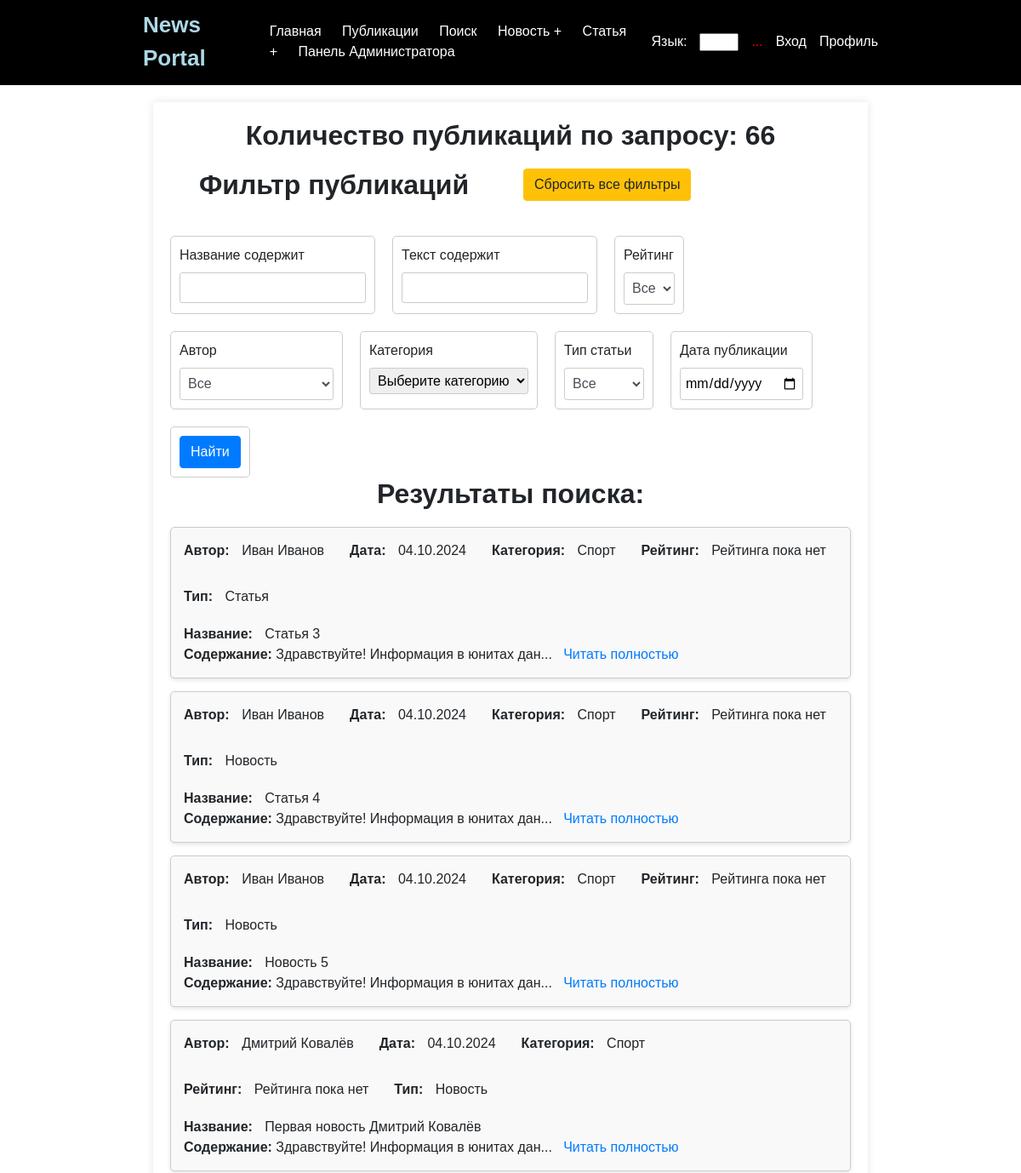
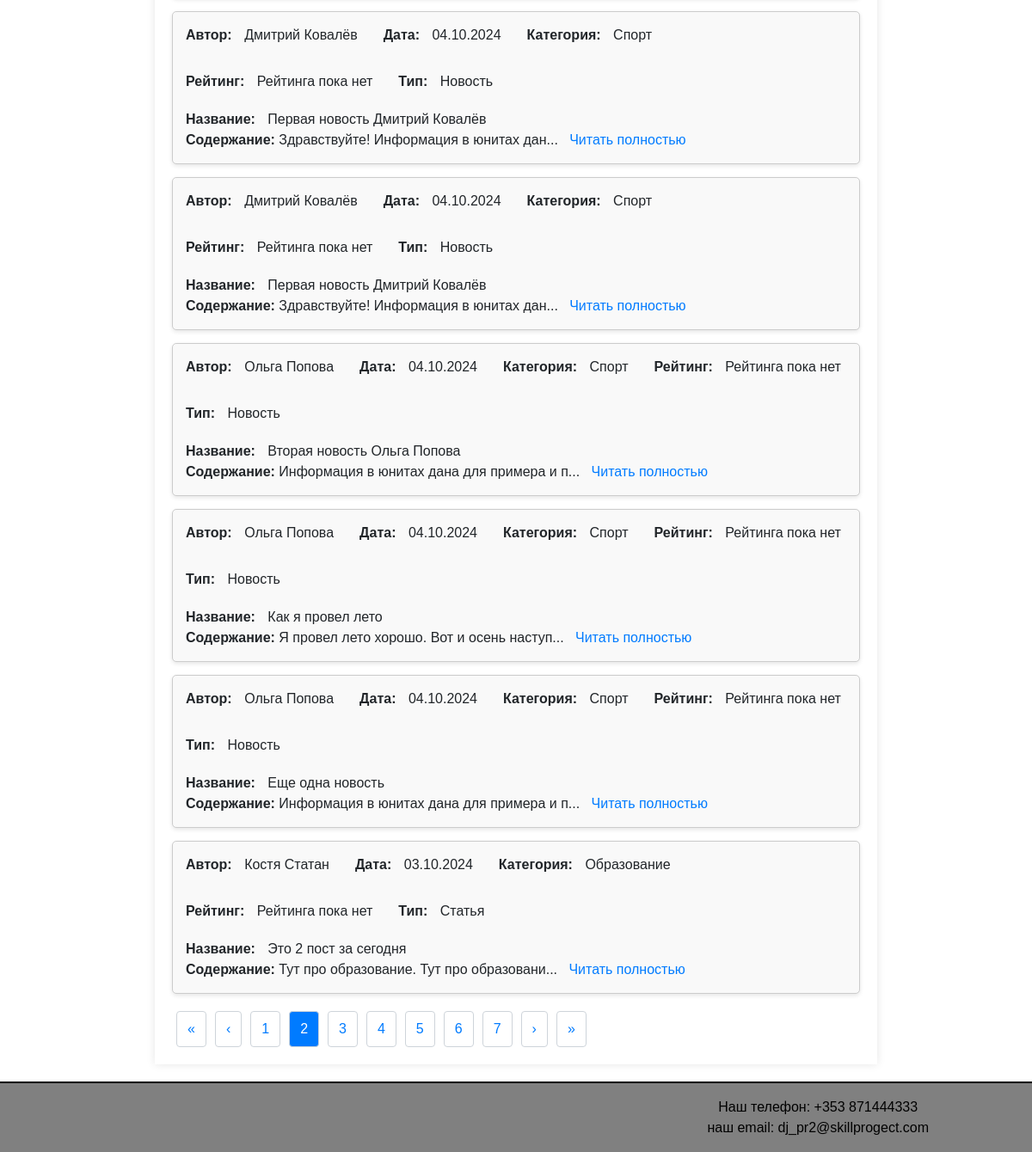
/news/search/?&page=2, run on the app's committed database (2 pictures, top to bottom).
### news/models.py (models this page shows, shortened)
class Article(models.Model):
    title = models.CharField(max_length=200)
    content = models.TextField()
    publication_date = models.DateField()
    author_profile = models.ForeignKey(Profile, on_delete=models.CASCADE, default=9)
    article_type = models.BooleanField(default=False)
    category = models.ForeignKey(Category, on_delete=models.SET_NULL, null=True, blank=True)
    rating = models.ForeignKey(Rating, on_delete=models.SET_NULL, null=True, blank=True)

class Profile(models.Model):
    user = models.OneToOneField(User, on_delete=models.CASCADE)

class Category(models.Model):
    name = models.CharField(max_length=25, unique=False, verbose_name='Name of category')
    subscribers = models.ManyToManyField(User, related_name='categories', blank=True)
    class Meta:
        verbose_name = "Категория"
        verbose_name_plural = "Категории"

### news/views.py (the view)
# urls.py: path('news/search/', ArticleSearchView.as_view(), name='article_search'),
class ArticleSearchView(BaseArticleView):
    template_name = 'news/article_search.html'
    paginate_by = 10
    def get(self, request):
        queryset = Article.objects.all().order_by('-publication_date')
        article_type_filter = request.GET.get('article_type')
        if article_type_filter == '1':
            queryset = queryset.filter(article_type=False)  # Статья
        elif article_type_filter == '0':
            queryset = queryset.filter(article_type=True)  # Новость
        author_filter = request.GET.get('author_profile')
        if author_filter:
            queryset = queryset.filter(author_profile__user__id=author_filter)
        rating_filter = request.GET.get('type')
        if rating_filter:
            queryset = queryset.filter(rating__value=rating_filter)
        content_filter = request.GET.get('content')
        if content_filter:
            queryset = queryset.filter(content__icontains=content_filter)
        category_filter = request.GET.get('category')
        if category_filter:
            queryset = queryset.filter(category__id=category_filter)
        filterset = ArticleFilter(request.GET, queryset=queryset)
        queryset = filterset.qs
        paginator = Paginator(queryset, self.paginate_by)
        page_number = request.GET.get('page')
        try:
            page_obj = paginator.get_page(page_number)
        except PageNotAnInteger:
            page_obj = paginator.get_page(1)
        except EmptyPage:
            page_obj = paginator.get_page(paginator.num_pages)
        authors_group = Group.objects.get(name="authors")
        authors = User.objects.filter(groups=authors_group)
        categories = Category.objects.all()
        ratings = Rating.objects.all()
        return render(request, self.template_name, {
            'filterset': filterset,
            'page_obj': page_obj,
            'filter_params': request.GET.urlencode(),
            'authors': authors,
            'ratings': ratings,
            'categories': categories,
        })

### news/templates/news/article_search.html (shortened to what this page needs)
{% extends 'news/default.html' %}
{% load i18n %}
{% load static %}
{% block content %}
    <link rel="stylesheet" href="{% static 'css/styles.css' %}">
   <h2>
       Количество публикаций по запросу:
       {% if page_obj %}
           {{ filterset.qs.count|default:0 }}
       {% else %}
           0
       {% endif %}
   </h2>
    <div class="row">
        <h2 class="col-md-6">Фильтр публикаций</h2>
        <div class="col-md-6 text-end">
            <a href="{% url 'article_search' %}" class="btn btn-warning btn-reset">Сбросить все фильтры</a>
        </div>
    </div>
    <form method="get" class="filter-form">
        <div class="filter-container">
            <div class="filter-block title-filter">
                <label for="id_title">Название содержит</label>
                <div class="input-container">
                    {{ filterset.form.title }}
                </div>
            </div>
            <div class="filter-block content-filter">
                <label for="id_content">Текст содержит</label>
                <div class="input-container">
                    {{ filterset.form.content }}
                </div>
            </div>
            <div class="filter-block rating-filter">
                <label for="id_type">Рейтинг</label>
                <div class="input-container">
                    <select name="type" class="form-control">
                        <option value="">Все</option>
                    </select>
                </div>
            </div>
            <div class="filter-block author-filter">
                <label for="id_author">Автор</label>
                <div class="input-container">
                    <select name="author_profile" id="id_author" class="form-control">
                        <option value="">Все</option>
                    </select>
                </div>
            </div>
            <div class="filter-block category-filter">
                <label for="id_category">Категория</label>
                <div class="input-container">
                    <select name="category" id="id_category">
                        <option value="">Выберите категорию</option>
                    </select>
                </div>
            </div>
            <div class="filter-block type-filter">
                <label for="id_type">Тип статьи</label>
                <div class="input-container">
                    <select name="article_type" class="form-control">
                        <option value="">Все</option>
                    </select>
                </div>
            </div>
            <div class="filter-block date-filter">
                <label for="id_publication_date">Дата публикации</label>
                <div class="input-container">
                    {{ filterset.form.publication_date }}
                </div>
            </div>
            <div class="filter-block find-button">
                <button type="submit" class="btn btn-primary">Найти</button>
            </div>
        </div>
    </form>
    <div class="search-results">
        {% if page_obj %}
            <h2>Результаты поиска:</h2>
        <ul class="result-list">
            {% for article in page_obj %}
                <li class="result-item">
                    <div class="result-details">
                        <div><strong class="label">Автор:</strong> <span class="author">{{ article.author_profile.user.first_name }} {{ article.author_profile.user.last_name }}</span></div>
                        <div><strong class="label">Дата:</strong> <span class="date">{{ article.publication_date|date:"d.m.Y" }}</span></div>
                        <div><strong class="label">Категория:</strong> <span class="category">{{ article.category.name }}</span></div>
                        <div><strong class="label">Рейтинг:</strong> <span class="title">{{ article.rating.value|default:"Рейтинга пока нет" }}</span></div>
                        <div><strong class="label">Тип:</strong>
                            <span class="title">{{ article.article_type|yesno:"Новость,Статья" }}</span>
                        </div>
                    </div>
                    <div class="result-content">
                        <div><strong class="label">Название:</strong> <span class="title">{{ article.title }}</span></div>
                        <span><strong>Содержание:</strong> {{ article.content|slice:":40" }}...&nbsp;&nbsp;&nbsp;<a href="{% url 'article_detail' article.id %}">Читать полностью</a></span>
                    </div>
                </li>
            {% empty %}
                <p>Нет результатов.</p>
            {% endfor %}
        </ul>
            {% if page_obj.has_other_pages %}
                <div class="pagination">
                    {% if page_obj.has_previous %}
                        <a href="?{{ filter_params }}&page=1" title="Первая страница">«</a>
                        <a href="?{{ filter_params }}&page={{ page_obj.previous_page_number }}" title="Предыдущая страница">‹</a>
                    {% else %}
                        <span class="disabled">«</span>
                        <span class="disabled">‹</span>
                    {% endif %}
                    {% for num in page_obj.paginator.page_range %}
                        {% if page_obj.number == num %}
                            <span class="current">{{ num }}</span>
                        {% else %}
                            <a href="?{{ filter_params }}&page={{ num }}">{{ num }}</a>
                        {% endif %}
                    {% endfor %}
                    {% if page_obj.has_next %}
                        <a href="?{{ filter_params }}&page={{ page_obj.next_page_number }}" title="Следующая страница">›</a>
                        <a href="?{{ filter_params }}&page={{ page_obj.paginator.num_pages }}" title="Последняя страница">»</a>
                    {% else %}
                        <span class="disabled">›</span>
                        <span class="disabled">»</span>
                    {% endif %}
                </div>
            {% endif %}
        {% endif %}
    </div>
{% endblock %}

### news/static/css/styles.css (style rules this page uses)
.filter-form { margin-top: 20px; }
.filter-container { display: flex; flex-wrap: wrap; gap: 20px; }
.filter-block { padding: 10px; border: 1px solid #ccc; border-radius: 5px; box-sizing: border-box; }
.filter-block input, .filter-block select { width: 100%; padding: 5px; border: 1px solid #ccc; border-radius: 3px; }
.filter-block.find-button { display: flex; justify-content: center; align-items: center; }
.pagination { margin-top: 20px; text-align: center; }
.pagination a, .pagination span { padding: 8px 12px; margin: 0 5px; border: 1px solid #ced4da; border-radius: 4px; text-decoration: none; }
.pagination .current { background-color: #007bff; color: white; }
.result-list { list-style-type: none; padding: 0; }
.result-item { border: 1px solid #ccc; padding: 15px; margin-bottom: 15px; border-radius: 5px; background-color: #f9f9f9; box-shadow: 0 2px 5px rgba(0, 0, 0, 0.1); display: flex; flex-direction: column; }
.result-details { display: flex; gap: 30px; flex-wrap: wrap; margin-bottom: 15px; }
.result-content { margin-top: 5px; }
.result-item a { color: #007bff; text-decoration: none; }
.result-item .label { font-weight: bold; margin-right: 10px; display: inline; }
.result-details span { display: inline-block; }
h2 { text-align: center; font-size: 32px; font-weight: bold; margin-bottom: 20px; }
.label { font-weight: bold; margin-right: 5px; }

### news/templates/news/default.html (style rules this page uses)
body { font-family: Arial, sans-serif; margin: 0; padding: 0; box-sizing: border-box; }

### data on the page
Article: author_profile.user.first_name "Иван", author_profile.user.last_name "Иванов", publication_date "04.10.2024", category.name "Спорт", rating.value "Рейтинга пока нет", article_type "Статья", title "Статья 3", content "Здравствуйте! Информация в юнитах дан"
Article: author_profile.user.first_name "Иван", author_profile.user.last_name "Иванов", publication_date "04.10.2024", category.name "Спорт", rating.value "Рейтинга пока нет", article_type "Новость", title "Статья 4", content "Здравствуйте! Информация в юнитах дан"
Article: author_profile.user.first_name "Иван", author_profile.user.last_name "Иванов", publication_date "04.10.2024", category.name "Спорт", rating.value "Рейтинга пока нет", article_type "Новость", title "Новость 5", content "Здравствуйте! Информация в юнитах дан"
Article: author_profile.user.first_name "Дмитрий", author_profile.user.last_name "Ковалёв", publication_date "04.10.2024", category.name "Спорт", rating.value "Рейтинга пока нет", article_type "Новость", title "Первая новость Дмитрий Ковалёв", content "Здравствуйте! Информация в юнитах дан"
Article: author_profile.user.first_name "Дмитрий", author_profile.user.last_name "Ковалёв", publication_date "04.10.2024", category.name "Спорт", rating.value "Рейтинга пока нет", article_type "Новость", title "Первая новость Дмитрий Ковалёв", content "Здравствуйте! Информация в юнитах дан"
Article: author_profile.user.first_name "Дмитрий", author_profile.user.last_name "Ковалёв", publication_date "04.10.2024", category.name "Спорт", rating.value "Рейтинга пока нет", article_type "Новость", title "Первая новость Дмитрий Ковалёв", content "Здравствуйте! Информация в юнитах дан"
Article: author_profile.user.first_name "Ольга", author_profile.user.last_name "Попова", publication_date "04.10.2024", category.name "Спорт", rating.value "Рейтинга пока нет", article_type "Новость", title "Вторая новость Ольга Попова", content "Информация в юнитах дана для примера и п"
Article: author_profile.user.first_name "Ольга", author_profile.user.last_name "Попова", publication_date "04.10.2024", category.name "Спорт", rating.value "Рейтинга пока нет", article_type "Новость", title "Как я провел лето", content "Я провел лето хорошо. Вот и осень наступ"
Article: author_profile.user.first_name "Ольга", author_profile.user.last_name "Попова", publication_date "04.10.2024", category.name "Спорт", rating.value "Рейтинга пока нет", article_type "Новость", title "Еще одна новость", content "Информация в юнитах дана для примера и п"
Article: author_profile.user.first_name "Костя", author_profile.user.last_name "Статан", publication_date "03.10.2024", category.name "Образование", rating.value "Рейтинга пока нет", article_type "Статья", title "Это 2 пост за сегодня", content "Тут про образование. Тут про образовани"

### other printed values
{{ filterset.qs.count|default:0 }} "66"
{{ num }} "1" "3" "4" "5" "6" "7"
{{ num }} "2"
